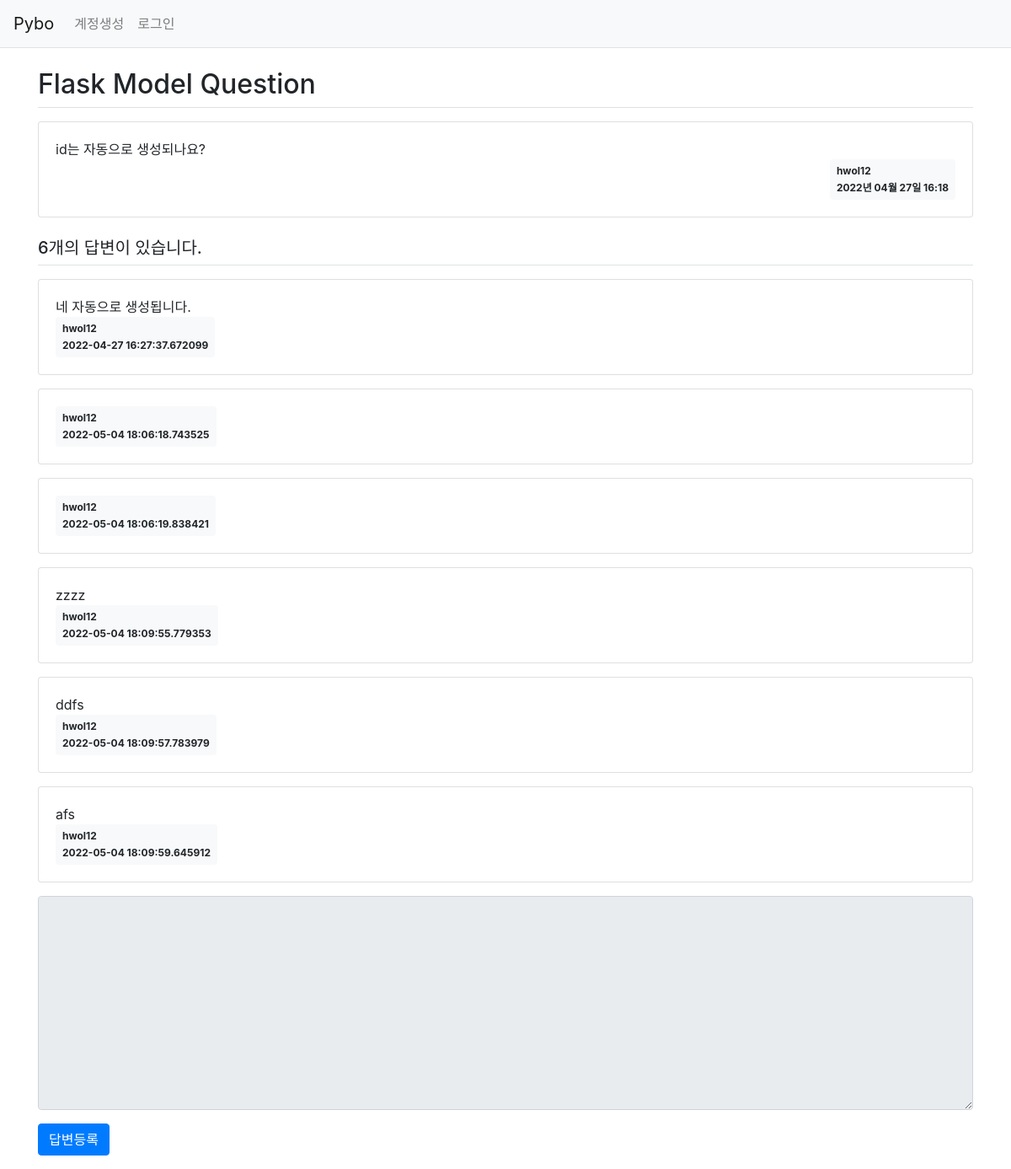
/question/detail/2, run on the app's committed database.
### pybo/models.py (models this page shows)
class Question(db.Model):
    id = db.Column(db.Integer, primary_key=True)
    subject = db.Column(db.String(200), nullable=False)
    content = db.Column(db.Text(), nullable=False)
    create_date = db.Column(db.DateTime(), nullable=False)
    user_id = db.Column(db.Integer, db.ForeignKey('user.id', ondelete='CASCADE'), nullable=False)
    user = db.relationship('User', backref=db.backref('question_set'))

class User(db.Model):
    id = db.Column(db.Integer, primary_key=True)
    username = db.Column(db.String(150), unique=True, nullable=False)
    password = db.Column(db.String(200), nullable=False)
    email = db.Column(db.String(120), unique=True, nullable=False)

class Answer(db.Model):
    id = db.Column(db.Integer, primary_key=True)
    question_id = db.Column(db.Integer, db.ForeignKey('question.id', ondelete='CASCADE'))
    question = db.relationship('Question', backref=db.backref('answer_set'))
    content = db.Column(db.Text(), nullable=False)
    create_date = db.Column(db.DateTime(), nullable=False)
    user_id = db.Column(db.Integer, db.ForeignKey('user.id', ondelete='CASCADE'), nullable=False)
    user = db.relationship('User', backref=db.backref('answer_set'))

### pybo/views/question_views.py (the view)
@bp.route('/detail/<int:question_id>')
def detail(question_id):
    form = AnswerForm()
    question = Question.query.get_or_404(question_id)
    return render_template('question/question_detail.html', question=question, form=form)

### pybo/forms.py
class AnswerForm(FlaskForm):
    content = TextAreaField('내용', validators=[DataRequired('내용은 필수 입력 항목입니다.')])

### pybo/filter.py (called while the page is built)
def format_datetime(value, fmt='%Y년 %m월 %d일 %H:%M'):
    return value.strftime(fmt)

### pybo/views/auth_views.py (called while the page is built)
@bp.before_app_request
def load_logged_in_user():
    user_id = session.get('user_id')
    if user_id is None:
        g.user = None
    else:
        g.user = User.query.get(user_id)

### pybo/templates/question/question_detail.html (shortened to what this page needs)
{% extends 'base.html' %}
{% block content %}
<div class="container my-3">
    <h2 class="border-bottom py-2">{{question.subject}}</h2>
    <div class="card my-3">
        <div class="card-body">
            <div class="card-text" style="white-space: pre-line;">{{question.content}}</div>
            <div class="d-flex justify-content-end">
                <div class="badge badge-light p-2 text-left">
                    <div class="mb-2">{{question.user.username}}</div>
                    <div>{{question.create_date|datetime}}</div>
                </div>
            </div>
        </div>
    </div>
    <h5 class="border-bottom my-3 py-2">{{question.answer_set|length}}개의 답변이 있습니다.</h5>
    {% for answer in question.answer_set %}
    <div class="card my-3">
        <div class="card-body">
            <div class="card-text" style="white-space: pre-line;">{{answer.content}}</div>
            <div class="d=flex justify-content-end">
                <div class="badge badge-light p-2 text-left">
                    <div class="mb-2">{{question.user.username}}</div>
                    <div>{{answer.create_date}}</div>
                </div>
            </div>
        </div>
    </div>
    {% endfor %}
    <form action="{{url_for('answer.create', question_id=question.id)}}" method="post" class="my-3">
        <div class="form-group">
            <textarea {% if not g.user %}disabled{% endif %} name="content" id="content" class="form-control" rows="10"></textarea>
        </div>
        <input type="submit" value="답변등록" class="btn btn-primary">
    </form>
</div>
{% endblock %}

### data on the page
Question: subject "Flask Model Question", content "id는 자동으로 생성되나요?", create_date "2022년 04월 27일 16:18"
User: user.username "hwol12"
Answer: content "네 자동으로 생성됩니다.", create_date "2022-04-27 16:27:37.672099"
Answer: create_date "2022-05-04 18:06:18.743525"
Answer: create_date "2022-05-04 18:06:19.838421"
Answer: content "zzzz", create_date "2022-05-04 18:09:55.779353"
Answer: content "ddfs", create_date "2022-05-04 18:09:57.783979"
Answer: content "afs", create_date "2022-05-04 18:09:59.645912"

### other printed values
{{ question.answer_set|length }} "6"
